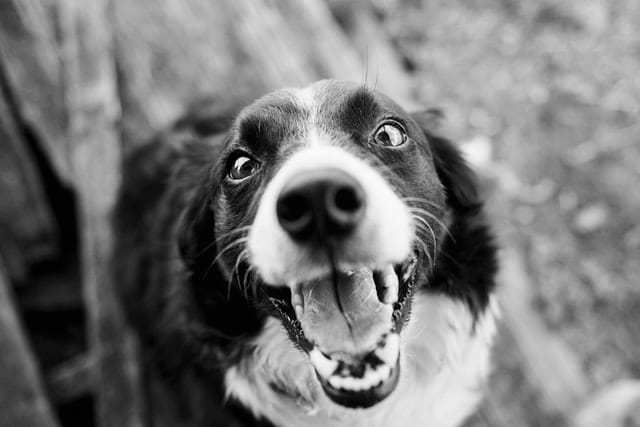
#> input picture Digital Image Processing/Assignment 1/dog.jpeg, 640 x 427 px; the run also reads 1 picture not shown here
$ python finalproject.py '../../Assignment 1/dog.jpeg' '../../Assignment 1/img_lital.jpeg' out.png
#> lines starting #> are read from the running program, lines starting #| are printed output that depends on the picture
import sys
import numpy as np
import cv2 as cv
import imutils

def stitch(img1, img2):
    ratio = 0.75
    # reprojThresh = the maximum pixel allowed by the RANSAC algorithm
    reprojThresh = 4.0

    # finding keypoints in the images and extracting local invariant descriptors from them
    (key_points1, descriptors1) = findAndExtract(img1)
    (key_points2, descriptors2) = findAndExtract(img2)

    # matching the descriptors between the two images (img1, img2)
    matches_bundle = matching(key_points1, key_points2, descriptors1,
                              descriptors2, ratio, reprojThresh)

    # not enough matched keypoints to create a panorama
    if matches_bundle is None:
        # meaning this is a torn image, stitching it together
        output_img = cv.hconcat([img2, img1])

    # we found matched keypoints to create a panorama so we apply a perspective warp to stitch the images together
    else:
        (matches, hom_matrix, mask) = matches_bundle
        arr = np.array([[0, 0], [img1.shape[1], 0], [0, img1.shape[0]], [
            img1.shape[1], img1.shape[0]]], dtype='float32')
        arr = np.array([arr])

        # performs the perspective matrix transformation of vectors
        transformed = cv.perspectiveTransform(arr, hom_matrix)
        spot = max(abs(img1.shape[1] - transformed[0][1][0]),
                   abs(img1.shape[1] - transformed[0][3][0]))
        spot = spot - (img2.shape[1] - img1.shape[1])
        while img1.shape[1] + img2.shape[1] - int(spot) < img2.shape[1]:
            spot = spot / 2

        # transforming the image using the homography matrix
        output_img = cv.warpPerspective(img1, hom_matrix,
                                        (img1.shape[1] + img2.shape[1] - int(spot), img1.shape[0]))
        output_img[0:img2.shape[0], 0:img2.shape[1]] = img2

    # returning the stitched image
    return output_img

# finds keypoints and extracts local invariant descriptors from the two images
def findAndExtract(img):

    # finding and extracting descriptors from the image
    descriptor = cv.xfeatures2d.SIFT_create()
    (key_points, descriptors) = descriptor.detectAndCompute(img, None)

    # turning keypoints to numpy arrays
    key_points = np.float32([key_point.pt for key_point in key_points])

    return (key_points, descriptors)

# match the descriptors between the two images
def matching(key_points1, key_points2, descriptors1, descriptors2,
             ratio, reprojThresh):
    # creating the matches and starting a best matches list
    matcher = cv.DescriptorMatcher_create("BruteForce")
    matches = matcher.knnMatch(descriptors1, descriptors2, 2)
    best_matches = []

    for match in matches:
        # Lowe's ratio test: testing if the distance is within the ratio we set of each other
        if len(match) == 2 and match[0].distance < match[1].distance * ratio:
            best_matches.append((match[0].trainIdx, match[0].queryIdx))

    # creating a homography only if there are at least 4 matches
    if len(best_matches) > 4:
        # building two sets of points
        points1 = np.float32([key_points1[i] for (_, i) in best_matches])
        points2 = np.float32([key_points2[i] for (i, _) in best_matches])

        # creating the homography between the points sets
        (hom_matrix, mask) = cv.findHomography(points1, points2, cv.RANSAC,
                                               reprojThresh)

        # return the best matches list, the homograpy matrix and the status of matched points
        return (best_matches, hom_matrix, mask)

    # if there aren't more than 4 good matches, then no homograpy could be created
    return None


# asumming the command "pip install opencv-contrib-python" was ran in the cmd before program execution (command line)
# we expect images to be supplied as input in left-to-right order
# assuming legal input of images
# Run program with the command "python finalproject.py image1_name image2_name output_name_file_for_the_stitched_image"
def main():
    # reading input from user:
    # reads input - name of image file #1
    img1_name = sys.argv[1]
    # reads input - name of image file #2
    img2_name = sys.argv[2]
    # reads input - name of output file
    output_filename = sys.argv[3]

    # loading original images
    img1 = cv.imread(img1_name)
#> img1 is the input picture: shape (427, 640, 3); min 0, max 255, mean 120.8
    img2 = cv.imread(img2_name)

    # checking if the images files are valid (if the files exist)
    if (img1 is None) or (img2 is None):
        sys.exit("Illegal images files")

    # resizing the second image to match the size of the first one in order for them to match for stitching
    """
    min_size = min(img1.shape[0], img2.shape[0])
    img_list_resize = [cv.resize(img1, (int(img1.shape[1] * min_size / img1.shape[0]), min_size), interpolation=cv.INTER_CUBIC),
                    cv.resize(img2, (int(img2.shape[1] * min_size / img2.shape[0]), min_size), interpolation=cv.INTER_CUBIC)]
    img1 = img_list_resize[0]
    img2 = img_list_resize[1]
    """

    imageA = imutils.resize(img1, width=400)
    imageB = imutils.resize(img2, width=400)
    # displays the original image #1
    cv.imshow("Original image #1", img1)

    # displays the original image #2
    cv.imshow("Original image #2", img2)

    # stitching the images together as a panorama
    output_img = stitch(img1, img2)
#> in findAndExtract, `(key_points, descriptors) = descriptor.detectAndCompute(img, None)`: key_points = 834 keypoints; strongest (x, y, size): (240, 162, 6.2), (321, 217, 45.8), (381, 290, 8.5), (399, 270, 7.6)
#> in findAndExtract, `key_points = np.float32([key_point.pt for key_point in key_points])`: key_points = 834 pairs, first value 14.58 to 620.8, second value 9.69 to 417.6
#> in stitch, `(key_points1, descriptors1) = findAndExtract(img1)`: key_points1 has the same summary as key_points in findAndExtract
#> in findAndExtract (call 2), `(key_points, descriptors) = descriptor.detectAndCompute(img, None)`: key_points = 834 keypoints; strongest (x, y, size): (240, 162, 6.2), (321, 217, 45.8), (381, 290, 8.5), (399, 270, 7.6)
#> in stitch, `(key_points2, descriptors2) = findAndExtract(img2)`: key_points2 = 834 pairs, first value 14.58 to 620.8, second value 9.69 to 417.6
#> in matching, `matches = matcher.knnMatch(descriptors1, descriptors2, 2)`: matches = 834 matches
#> after the loop in matching, `for match in matches:`: best_matches = 834 pairs, first value 0 to 833, second value 0 to 833
#> in matching, `points1 = np.float32([key_points1[i] for (_, i) in best_matches])`: points1 has the same summary as key_points2 in stitch
#> in matching, `points2 = np.float32([key_points2[i] for (i, _) in best_matches])`: points2 has the same summary as key_points2 in stitch
#> in matching, `(hom_matrix, mask) = cv.findHomography(points1, points2, cv.RANSAC, re..`: hom_matrix = [[1, 5.35e-17, -4.77e-13], [2.17e-15, 1, -7.83e-13], [1.01e-17, 1.52e-18, 1]]; mask = 834 values from 1 to 1
#> in stitch, `(matches, hom_matrix, mask) = matches_bundle`: matches has the same summary as best_matches in matching
#> in stitch, `transformed = cv.perspectiveTransform(arr, hom_matrix)`: transformed = [[-4.77e-13, -7.83e-13], [640, 6.05e-13], [-4.55e-13, 427], [640, 427]]
#> in stitch, `spot = max(abs(img1.shape[1] - transformed[0][1][0]), abs(img1.shape[1..`: spot = 0
#> in stitch, `output_img = cv.warpPerspective(img1, hom_matrix, (img1.shape[1] + img..`:
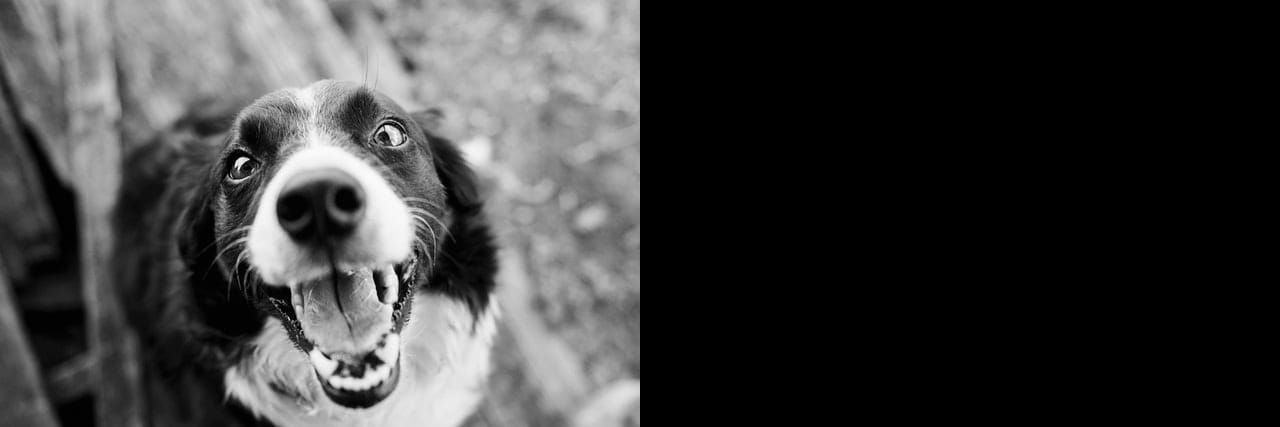
#> output_img: shape (427, 1280, 3); min 0, max 255, mean 60.4

    # save stitched image to output image
    cv.imwrite("./" + output_filename + ".jpg", output_img)

    # displays the stitched image
    cv.imshow("Final output image", output_img)
    cv.waitKey()


if __name__ == "__main__":
    main()
